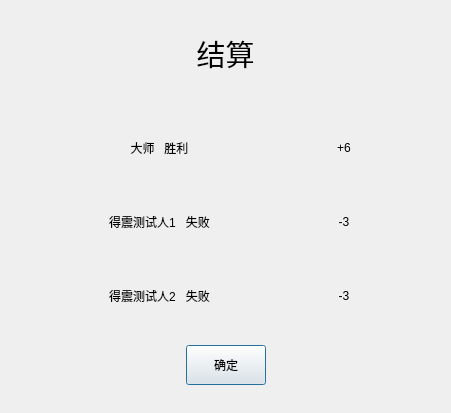
<?xml version="1.0" encoding="UTF-8"?>
<ui version="4.0">
 <class>myresult</class>
 <widget class="QDialog" name="myresult">
  <property name="geometry">
   <rect>
    <x>0</x>
    <y>0</y>
    <width>451</width>
    <height>413</height>
   </rect>
  </property>
  <property name="windowTitle">
   <string>Dialog</string>
  </property>
  <layout class="QGridLayout" name="gridLayout_2">
   <property name="leftMargin">
    <number>0</number>
   </property>
   <property name="topMargin">
    <number>0</number>
   </property>
   <property name="rightMargin">
    <number>0</number>
   </property>
   <property name="bottomMargin">
    <number>0</number>
   </property>
   <property name="spacing">
    <number>0</number>
   </property>
   <item row="0" column="0">
    <widget class="QStackedWidget" name="stackedWidget">
     <property name="currentIndex">
      <number>0</number>
     </property>
     <widget class="QWidget" name="page">
      <layout class="QGridLayout" name="gridLayout_3">
       <property name="bottomMargin">
        <number>28</number>
       </property>
       <item row="0" column="0" colspan="3">
        <widget class="QLabel" name="label">
         <property name="maximumSize">
          <size>
           <width>16777215</width>
           <height>90</height>
          </size>
         </property>
         <property name="text">
          <string>&lt;html&gt;&lt;head/&gt;&lt;body&gt;&lt;p align=&quot;center&quot;&gt;&lt;span style=&quot; font-size:22pt;&quot;&gt;结算&lt;/span&gt;&lt;/p&gt;&lt;/body&gt;&lt;/html&gt;</string>
         </property>
        </widget>
       </item>
       <item row="1" column="0" colspan="3">
        <widget class="QWidget" name="widget" native="true">
         <layout class="QGridLayout" name="gridLayout">
          <property name="leftMargin">
           <number>61</number>
          </property>
          <item row="1" column="0">
           <widget class="QLabel" name="label_3">
            <property name="text">
             <string>得震测试人1   失败</string>
            </property>
            <property name="alignment">
             <set>Qt::AlignCenter</set>
            </property>
           </widget>
          </item>
          <item row="0" column="0">
           <widget class="QLabel" name="label_2">
            <property name="text">
             <string>大师   胜利</string>
            </property>
            <property name="alignment">
             <set>Qt::AlignCenter</set>
            </property>
           </widget>
          </item>
          <item row="2" column="1">
           <widget class="QLabel" name="label_6">
            <property name="text">
             <string>-3</string>
            </property>
            <property name="alignment">
             <set>Qt::AlignCenter</set>
            </property>
           </widget>
          </item>
          <item row="2" column="0">
           <widget class="QLabel" name="label_4">
            <property name="text">
             <string>得震测试人2   失败</string>
            </property>
            <property name="alignment">
             <set>Qt::AlignCenter</set>
            </property>
           </widget>
          </item>
          <item row="1" column="1">
           <widget class="QLabel" name="label_7">
            <property name="text">
             <string>-3</string>
            </property>
            <property name="alignment">
             <set>Qt::AlignCenter</set>
            </property>
           </widget>
          </item>
          <item row="0" column="1">
           <widget class="QLabel" name="label_5">
            <property name="text">
             <string>+6</string>
            </property>
            <property name="alignment">
             <set>Qt::AlignCenter</set>
            </property>
           </widget>
          </item>
         </layout>
        </widget>
       </item>
       <item row="2" column="0">
        <spacer name="horizontalSpacer">
         <property name="orientation">
          <enum>Qt::Horizontal</enum>
         </property>
         <property name="sizeHint" stdset="0">
          <size>
           <width>158</width>
           <height>20</height>
          </size>
         </property>
        </spacer>
       </item>
       <item row="2" column="1">
        <widget class="QPushButton" name="pushButton">
         <property name="minimumSize">
          <size>
           <width>0</width>
           <height>40</height>
          </size>
         </property>
         <property name="text">
          <string>确定</string>
         </property>
        </widget>
       </item>
       <item row="2" column="2">
        <spacer name="horizontalSpacer_2">
         <property name="orientation">
          <enum>Qt::Horizontal</enum>
         </property>
         <property name="sizeHint" stdset="0">
          <size>
           <width>158</width>
           <height>20</height>
          </size>
         </property>
        </spacer>
       </item>
      </layout>
     </widget>
     <widget class="QWidget" name="page_2">
      <property name="styleSheet">
       <string notr="true">font: 14pt;</string>
      </property>
      <layout class="QGridLayout" name="gridLayout_5" rowstretch="0">
       <property name="bottomMargin">
        <number>28</number>
       </property>
      </layout>
     </widget>
    </widget>
   </item>
  </layout>
 </widget>
 <resources/>
 <connections/>
</ui>
